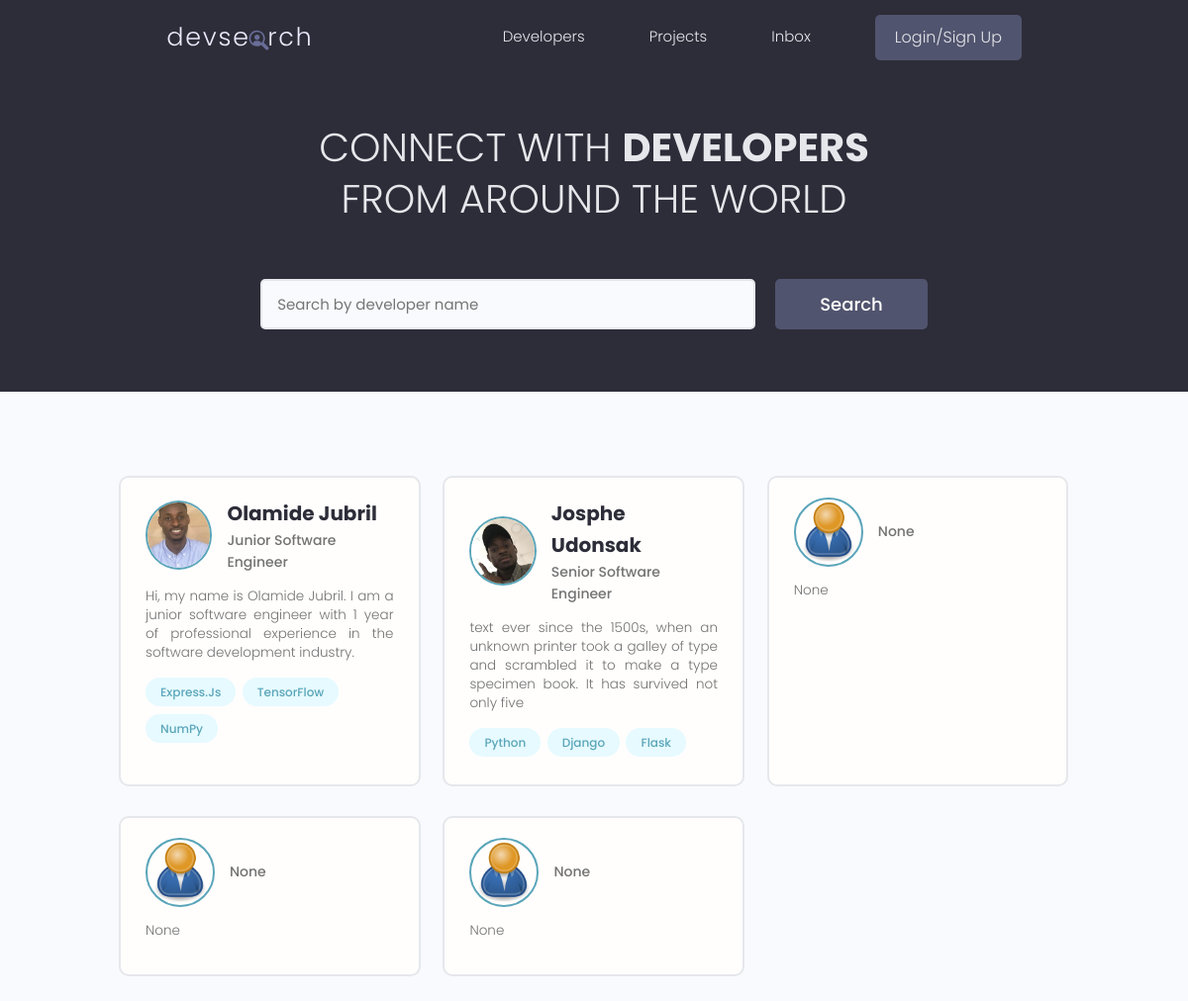
The app's page /, older data.
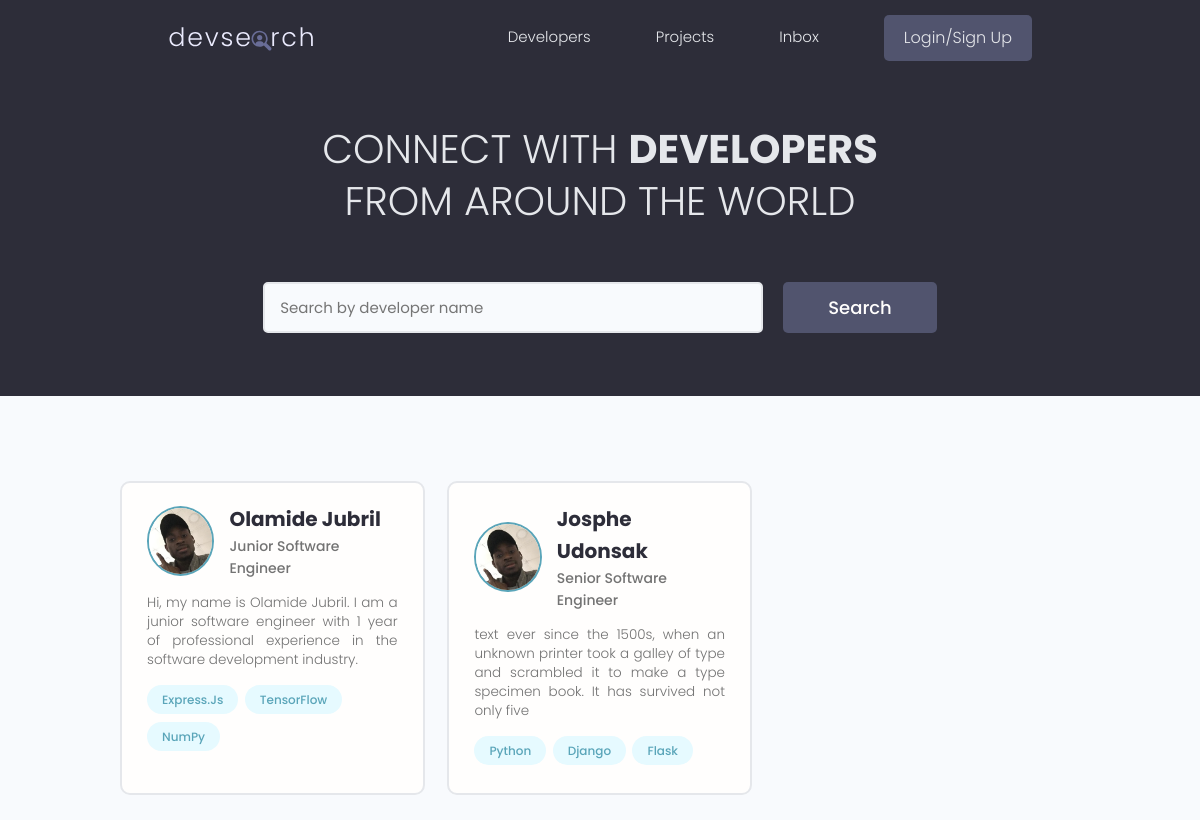
The same page, newer data.
### account/models.py (models this page shows, shortened)
class Profile(models.Model):
    id = models.UUIDField(default=uuid.uuid4, unique=True,
                          primary_key=True, editable=False)
    user = models.OneToOneField(
        User, on_delete=models.CASCADE, null=True, blank=True)
    name = models.CharField(max_length=200, null=True, blank=True)
    username = models.CharField(max_length=200, null=True, blank=True)
    location = models.CharField(max_length=200, null=True, blank=True)
    email = models.EmailField(
        max_length=200, null=True, blank=True, unique=True)
    short_intro = models.CharField(max_length=200, null=True, blank=True)
    bio = models.TextField(null=True, blank=True)
    profile_image = models.ImageField(
        null=True, blank=True, upload_to='profile_images/', default='profile_images/user-default.png')
    github_profile = models.CharField(max_length=200, null=True, blank=True)
    social_twitter = models.CharField(max_length=200, null=True, blank=True)
    linkedIn_profile = models.CharField(max_length=200, null=True, blank=True)
    youtube_channel = models.CharField(max_length=200, null=True, blank=True)
    website_url = models.CharField(max_length=200, null=True, blank=True)
    createdAt = models.DateTimeField(auto_now_add=True)

class Skill(models.Model):
    id = models.UUIDField(default=uuid.uuid4, unique=True,
                          primary_key=True, editable=False)
    owner = models.ForeignKey(
        Profile, on_delete=models.CASCADE, null=True, blank=True)
    name = models.CharField(max_length=200, null=True, blank=True)
    description = models.TextField(max_length=200, null=True, blank=True)
    createdAt = models.DateTimeField(auto_now_add=True)
    def __str__(self):
        return self.name

### account/views.py (the view)
# urls.py: path('', views.profiles, name='profiles'),
def profiles(request):
    profiles = Profile.objects.all()
    context = {'profiles': profiles}
    return render(request, 'account/profiles.html', context)

### account/templates/account/profiles.html (shortened to what this page needs)
{% extends 'main.html'%}
{% block content %}
  <main class="home">
    <section class="hero-section text-center">
      <div class="container container--narrow">
        <div class="hero-section__box">
          <h2>CONNECT WITH <span>DEVELOPERS</span></h2>
          <h2>FROM AROUND THE WORLD</h2>
        </div>
        <div class="hero-section__search">
          <form class="form" action="#" method="POST">
            <div class="form__field">
              <input class="input input--text" id="formInput#search" type="text" name="text"
                placeholder="Search by developer name" />
            </div>
            <input class="btn btn--sub btn--lg" type="submit" value="Search" />
          </form>
        </div>
      </div>
    </section>
    <section class="devlist">
      <div class="container">
        <div class="grid grid--three">
          {% for profile in profiles %}
            <div class="column card">
              <div class="dev">
                <a href="{% url 'user_profile' profile.id %}" class="card__body">
                  <div class="dev__profile">
                    <img class="avatar avatar--md" src="{{ profile.profile_image.url }}" alt="{{ profile.username }}" />
                    <div class="dev__meta">
                      <h3>{{profile.name}}</h3>
                      <h5>{{profile.short_intro|slice:"60"}}</h5>
                    </div>
                  </div>
                  <p class="dev__info">{{profile.bio|slice:"150"}}</p>
                  <div class="dev__skills">
                    {% for skill in profile.skill_set.all|slice:"5" %}
                      <span class="tag tag--pill tag--main">
                        <small>{{ skill }}</small>
                      </span>
                    {% endfor %}
                  </div>
                </a>
              </div>
            </div>
          {% endfor %}
        </div>
      </div>
    </section>
  </main>
{% endblock content %}

Row changes from the older to the newer data that the page shows:
removed Profile: profile_image (placeholder picture), short_intro "None", bio "None"
removed Profile: profile_image (placeholder picture), short_intro "None", bio "None"
removed Profile: profile_image (placeholder picture), short_intro "None", bio "None"
changed Profile "Olamide Jubril": profile_image: a different picture
